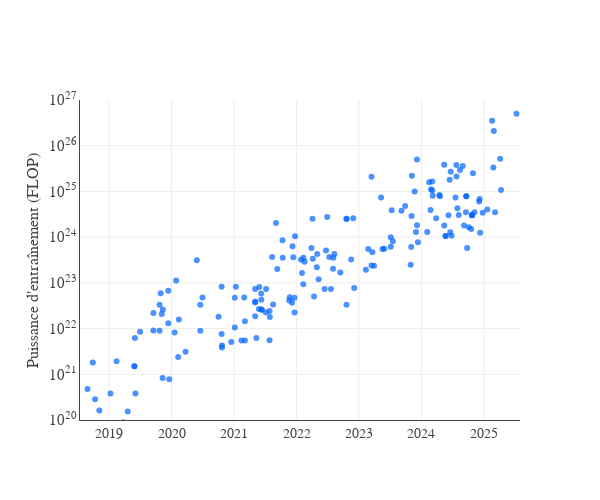

The notebook cell saved with this chart:
### Code cell
from utils import apply_template, SEA_BLUE
import pandas as pd
import plotly.graph_objects as go
from datetime import datetime

df = pd.read_csv("data/notable_ai_models.csv")

df = df.loc[df["Publication date"] > "2018-01-01"]

df = df.sort_values("Publication date")
df["Max compute until now"] = df["Training compute (FLOP)"].cummax()
df = df.loc[df["Training compute (FLOP)"] >= df["Max compute until now"] / 100]

fig = go.Figure()

fig.add_trace(
    go.Scatter(
        x=df["Publication date"],
        y=df["Training compute (FLOP)"],
        text=df["Model"],
        mode="markers",
        marker=dict(color=SEA_BLUE),
    )
)

fig.update_layout(
    xaxis=dict(
        range=[datetime(2018, 7, 15), datetime(2025, 7, 30)],
        tickvals=list(range(2018, 2026)),
        tickformat="%Y",
    ),
    yaxis=dict(
        type="log",
        range=[20, 27],
        dtick=1,
        # tickvals=[1e18, 1e20, 1e22, 1e24],
        # tickformat=",.0f",
    ),
)

apply_template(fig)
fig.update_layout(
    yaxis=dict(
        title="Puissance d'entraînement (FLOP)",
        title_font_size=16,
        # title_font_weight="bold",
        tickfont_size=12,
    ),
)
fig.write_html("compute_growth_epoch.html")
fig.show()

### Figure 1 — Plotly figure (JSON) as saved in the notebook; plotly's stock layout.template omitted (floating-point values rounded to 4 significant figures; data arrays with more than 128 entries replaced by an {"elided": "..."} marker saying what was removed)
{"data": [{"marker": {"color": "rgba(0,100,255,0.7)"}, "mode": "markers", "text": {"elided": "184 str values"}, "type": "scatter", "x": {"elided": "184 str values"}, "y": {"elided": "184 float values"}}], "layout": {"font": {"family": "./OpenSans/OpenSans-Regular.ttf", "size": 14}, "height": 500, "legend": {"font": {"family": "./OpenSans/OpenSans-Bold.ttf", "size": 14}, "itemsizing": "constant", "itemwidth": 30, "title": {"font": {"family": "./OpenSans/OpenSans-Bold.ttf"}}}, "title": {"font": {"family": "./OpenSans/OpenSans-Bold.ttf", "size": 24, "weight": "bold"}, "xanchor": "center"}, "width": 600, "xaxis": {"linewidth": 1, "range": ["2018-07-15T00:00:00", "2025-07-30T00:00:00"], "tickfont": {"family": "./OpenSans/OpenSans-Regular.ttf", "size": 14}, "tickformat": "%Y", "tickvals": [2018, 2019, 2020, 2021, 2022, 2023, 2024, 2025], "title": {"font": {"family": "./OpenSans/OpenSans-Regular.ttf"}}}, "yaxis": {"dtick": 1, "linewidth": 1, "range": [20, 27], "tickfont": {"family": "./OpenSans/OpenSans-Regular.ttf", "size": 12}, "title": {"font": {"size": 16}, "text": "Puissance d'entraînement (FLOP)"}, "type": "log"}}}
